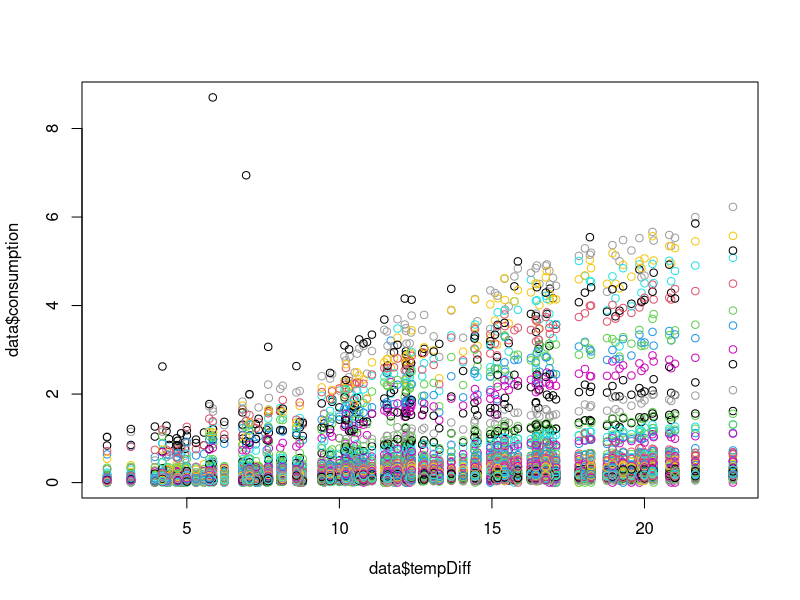
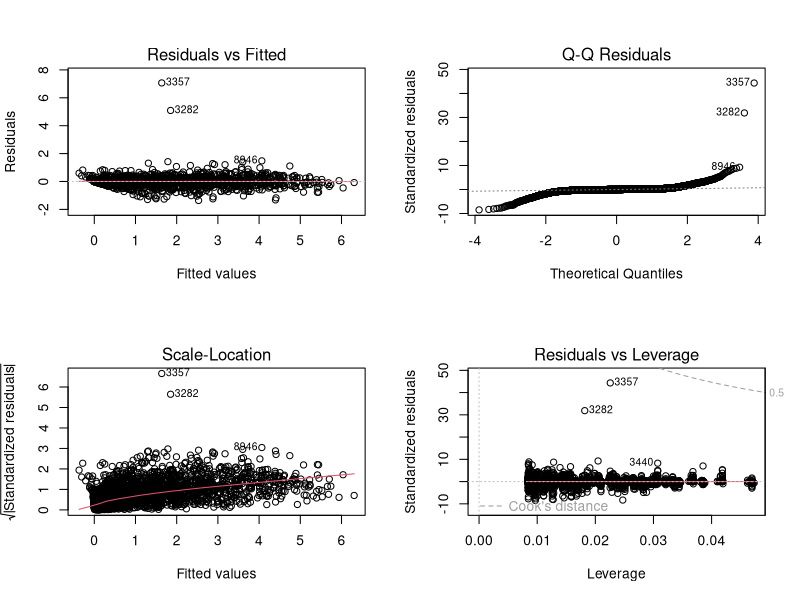
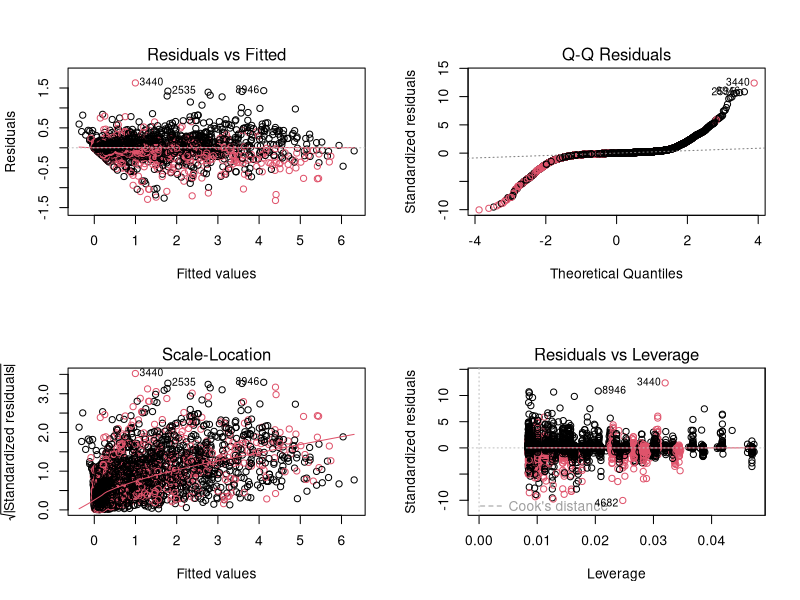
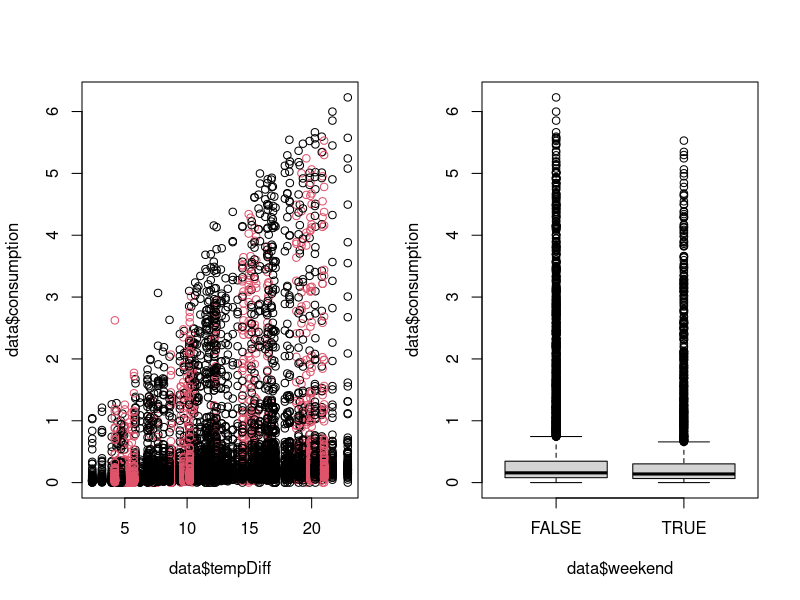
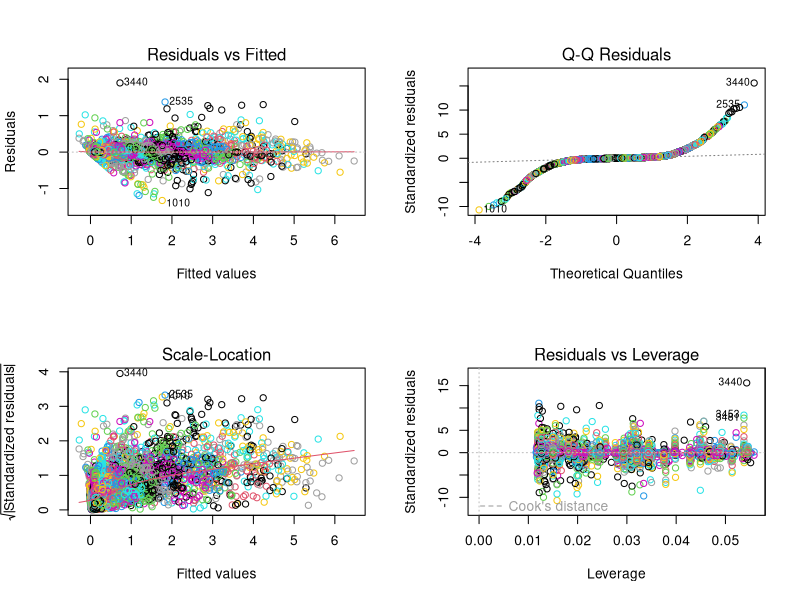
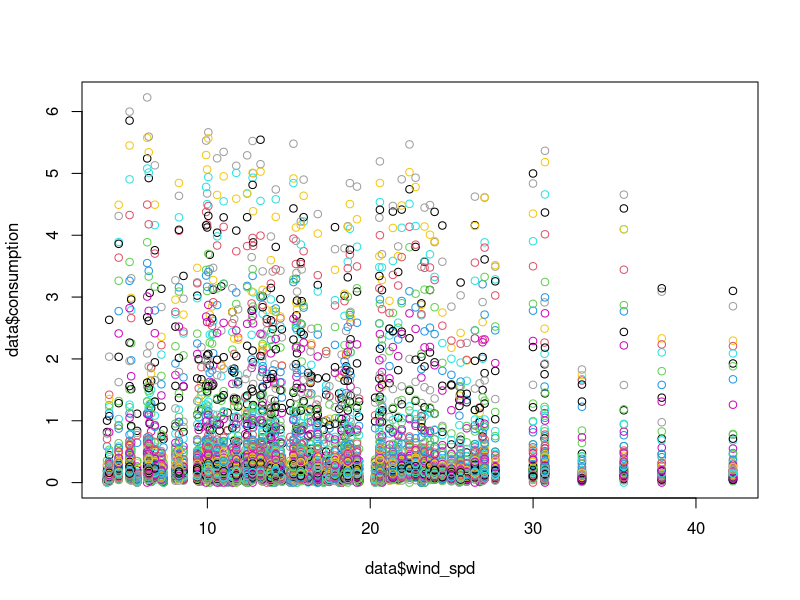
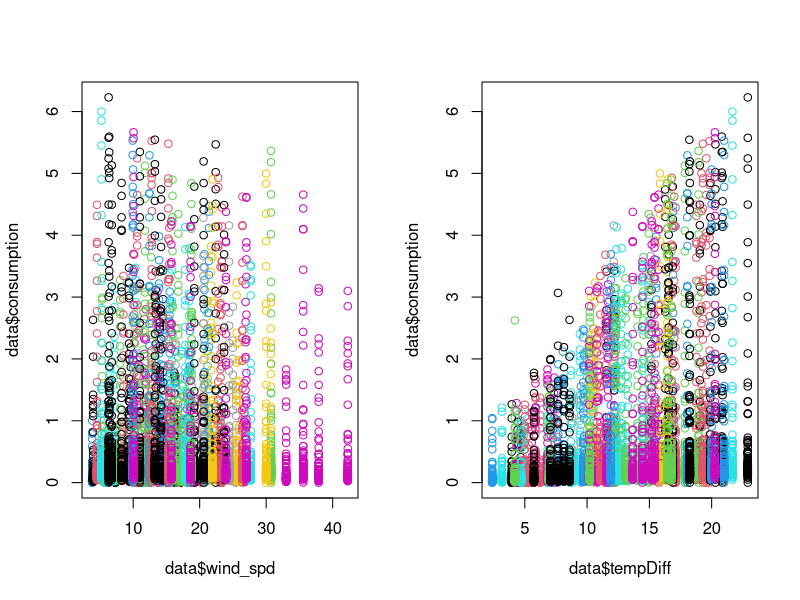

Write the R code that produced these figures, in order. (Note: a time limit stopped this script after it produced the figures.)
setwd("/Users/astrid_harsaae/Documents/GitHub/-02441-case-project")

library(car)

# data --------------------------------------------------------------------

data <- read.csv("Case2/data/merged_data.csv")
data$ID <- as.factor(data$ID)
data$dir <- as.factor(data$dir)
data$cond <- as.factor(data$cond)
data$fog <- as.factor(data$fog)
data$rain <- as.factor(data$rain)
data$tempDiff <- 21 - data$temp
data$weekday <-weekdays(as.Date(data$date))
data$weekend <- as.factor((data$weekday == "Saturday" | data$weekday == "Sunday"))
data$consumption <- data$consumption +0.00001

# initial model -----------------------------------------------------

model_initial <- lm(consumption~ ID+ tempDiff,data)

par(mfrow=c(1,1))
plot(data$consumption~data$tempDiff, col = data$ID)

# we can see there are different slopes for the different value, so we add the interaction

# model with interaction 

model_wInter <- lm(consumption~ ID+ tempDiff +ID:tempDiff,data)

par(mfrow=c(2,2))
plot(model_wInter)

# we can see that there are some outliers, we don't like this

data <- data[-c(3357,3282),]

# remake the model

model_wInter <- lm(consumption~ ID+ tempDiff +ID:tempDiff,data)

par(mfrow=c(2,2))
plot(model_wInter, col = data$weekend)


# model with weekend ------------------------------------------------------

# so we did this entire model, and according to AIC we keep being told to keep parameters, 
# going through it again with BIC, as it is more conservative, and we have an abundance of variables.

par(mfrow=c(1,2))
plot(data$consumption~data$tempDiff, col = data$weekend)
plot(data$consumption~data$weekend)

# we are not able to see any larger difference in means, but we do a quick test anyways

wilcox.test(data[data$weekend==TRUE,]$consumption,data[data$weekend==FALSE,]$consumption)

# is does not look it, but it is significant, so we add it

model_wWeekend <- update(model_wInter,. ~ . *weekend)


# now we check to see if we should remove anything

drop1(model_wWeekend, test = "F", k = log(nrow(data)))

#so according to the BIC we remove ID:tempDiff:weekend

model_wWeekend <- update(model_wWeekend,. ~ . -ID:tempDiff:weekend)

drop1(model_wWeekend, test = "F", k = log(nrow(data)))

# no more dropping! We check Anova

Anova(model_wWeekend)

#alrighty we like the look of that!

par(mfrow=c(2,2))
plot(model_wWeekend, col = data$ID)

# model with weather variables --------------------------------------------


# by logic- cold wind probably means we use more energy to heat buildings?

#make a better plot !!!
par(mfrow=c(1,1))
plot(data$consumption ~data$wind_spd, col = data$ID)

# it maybe looks like there are different slopes for the various buildings, we add interactions

model_wWind <-update(model_wWeekend,. ~ . *wind_spd)

drop1(model_wWind, test = "F", k = log(nrow(data)))

# makes sense, ID:weekend:wind_spd is very important

model_wWind <- update(model_wWind,. ~ . - ID:weekend:wind_spd)

drop1(model_wWind, test = "F", k = log(nrow(data)))

# remove ID:tempDiff:wind_spd

model_wWind <- update(model_wWind,. ~ . - ID:tempDiff:wind_spd)

drop1(model_wWind, test = "F", k = log(nrow(data)))

# remove ID:wind_spd

model_wWind <- update(model_wWind,. ~ . - ID:wind_spd)

drop1(model_wWind, test = "F", k = log(nrow(data)))

# remove tempDiff:weekend:wind_spd
model_wWind <- update(model_wWind,. ~ . - tempDiff:weekend:wind_spd)

drop1(model_wWind, test = "F", k = log(nrow(data)))


# remove weekend:wind_spd
model_wWind <- update(model_wWind,. ~ . -weekend:wind_spd)

drop1(model_wWind, test = "F", k = log(nrow(data)))

par(mfrow=c(1,2))
plot(data$consumption ~data$wind_spd, col = data$dir)
plot(data$consumption ~data$tempDiff, col = data$dir)


#looks like we got some interaction?

model_wWind <- update(model_wWind,. ~ . +dir + wind_spd:dir + wind_spd:dir:ID +wind_spd:dir:tempDiff)

drop1(model_wWind, test = "F", k = log(nrow(data)))

# based on this, remove ID:wind_spd:dir

model_wWind <- update(model_wWind,. ~ . - ID:wind_spd:dir)

drop1(model_wWind, test = "F", k = log(nrow(data)))

model_wWind <- update(model_wWind,. ~ . - tempDiff:weekend)

drop1(model_wWind, test = "F", k = log(nrow(data)))

#according to this we do not want to remove anything else

par(mfrow=c(2,2))
plot(model_wWind)

#we do some analysis on the model
Anova(model_wWind)

#shoes we have some multicolinearity, lets track that down 
alias(model_wWind)

# we try and remove tempDiff:wind_spd:dir
model_wWind <- update(model_wWind,. ~ . - tempDiff:wind_spd:dir)

Anova(model_wWind)

# visual analysis 

par(mfrow=c(2,2))
plot(model_wWind)



# should we add more? -----------------------------------------------------

# next thing that makes the most sense from the weather stuff is the humididity

model_wHum <- update(model_wWind,. ~ . +hum)
drop1(model_wHum, test = "F", k = log(nrow(data)))

#according to the BIC, it makes sense to add ! we check for multicplinearity

Anova(model_wHum)

# we try and add some interactions

model_wHum <- update(model_wHum,. ~ . +hum:wind_spd +hum:ID)
drop1(model_wHum, test = "F", k = log(nrow(data)))


model_wHum <- update(model_wHum,. ~ . -ID:hum)
drop1(model_wHum, test = "F", k = log(nrow(data)))


# we keep these! maybe there are some buildings which have issues with windspeed and hum in certain buildings

model_wHum <- update(model_wHum,. ~ . +hum:wind_spd:ID)
drop1(model_wHum, test = "F", k = log(nrow(data)))

# no 


model_wHum <- update(model_wHum,. ~ . -hum:wind_spd:ID)
drop1(model_wHum, test = "F", k = log(nrow(data)))



# final model -------------------------------------------------------------

final_model <- model_wHum

par(mfrow=c(2,2))
plot(final_model)

#remove outliers?
